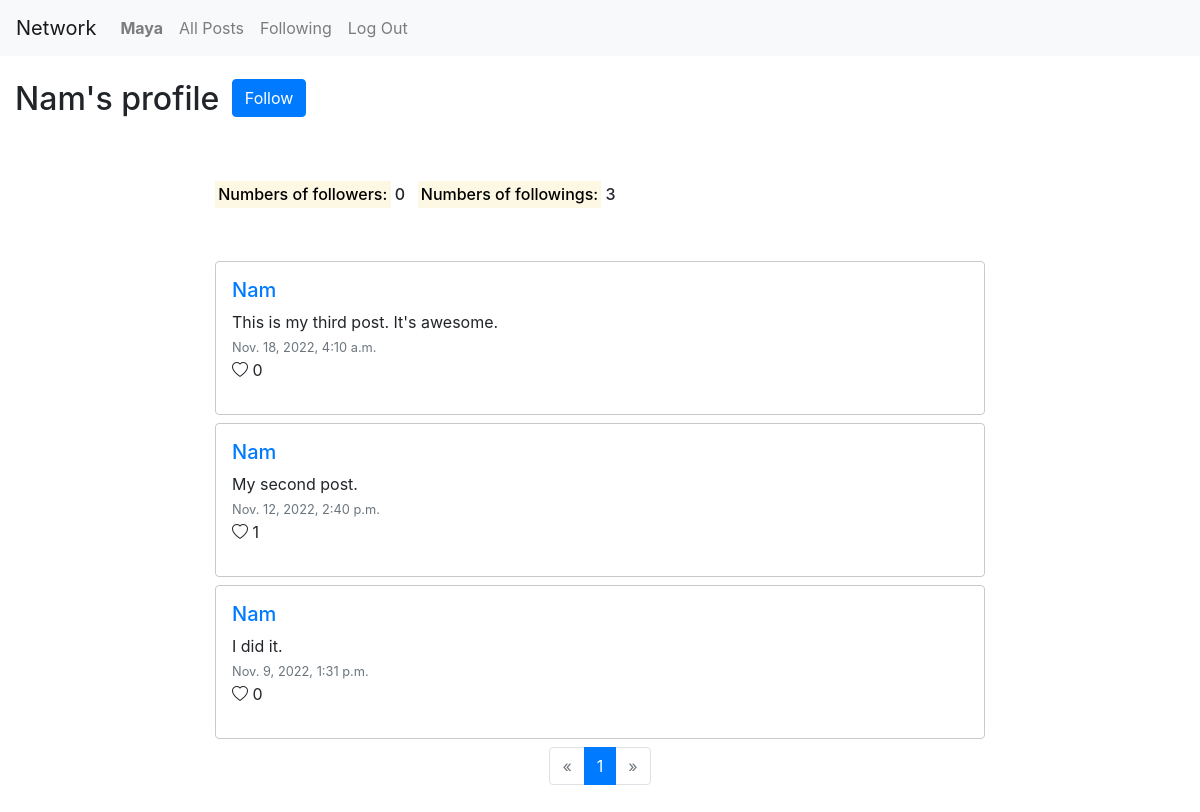
The app's page /profile/Nam (signed in) with its own data.
### network/models.py (models this page shows, shortened)
class User(AbstractUser):
    pass

class FollowList(models.Model):
    user = models.ForeignKey('User', on_delete=models.CASCADE, related_name='user')
    followings = models.ManyToManyField('User', related_name='followings', blank=True)
    followers = models.ManyToManyField('User', related_name='followers', blank=True)

class Post(models.Model):
    poster = models.ForeignKey('User', on_delete=models.CASCADE, related_name='poster')
    content = models.TextField()
    date_created = models.DateTimeField(default=timezone.now)
    fan = models.ManyToManyField('User', related_name='likes', blank=True)

### network/views.py (the view)
# urls.py: path("profile/<str:poster_name>", views.profile, name="profile"),
@login_required
def profile(request, poster_name):
    poster_id = User.objects.filter(username=poster_name).first()
    posts = Post.objects.filter(poster=poster_id).order_by('date_created').reverse()
    try:
        follow_list = FollowList.objects.get(user=request.user)
    except FollowList.DoesNotExist:
        follow_list = None
    try:
        poster_follow_list = FollowList.objects.get(user=poster_id)
    except FollowList.DoesNotExist:
        poster_follow_list = None
    paginator = Paginator(posts, 10)
    page_number = request.GET.get('page')
    page_obj = paginator.get_page(page_number)
    return render(request, "network/profile.html", {
        'poster_id': poster_id,
        'page_obj': page_obj,
        'poster': poster_name,
        'follow_list': follow_list,
        'poster_follow_list': poster_follow_list,
        'form': NewPostForm()
    })

### network/templates/network/profile.html (shortened to what this page needs)
{% extends "network/layout.html" %}
{% block body %}
    <ul class="list-inline">
        <li class="list-inline-item">
            <h2 class="my-4">{{ poster }}'s profile</h2>
        </li>
        <li class="list-inline-item">
            {% if poster != request.user.username %}
                {% if follow_list is None or poster_id not in follow_list.followings.all %}
                <form action="{% url 'toggle_follow' poster %}" method="post">
                    <button type="submit" class="btn btn-primary mb-3 border-primary">Follow</button>
                </form>
                {% else %}
                <form action="{% url 'toggle_follow' poster %}" method="post">
                    {% csrf_token %}
                    <button type="submit" class="btn btn-danger mb-3 border-danger">Unfollow</button>
                </form>
                {% endif %}
            {% endif %}
        </li>
    </ul>
    <div class="row">
        <div class="col-lg-8 offset-lg-2 mt-4">
             <ul class="list-inline">
                <li class="list-inline-item h6">
                    <mark>Numbers of followers:</mark> {{ poster_follow_list.followers.count }}
                </li>
                <li class="list-inline-item h6">
                    <mark>Numbers of followings:</mark> {{ poster_follow_list.followings.count }}
                </li>
            </ul>
            <div class="my-5">
                {% include "network/posts.html" %}
        </div>
    </div>
{% endblock %}

### network/templates/network/layout.html (shortened to what this page needs)
{% load static %}
<!DOCTYPE html>
<html lang="en">
    <head>
        <link rel="stylesheet" href="https://stackpath.bootstrapcdn.com/bootstrap/4.4.1/css/bootstrap.min.css">
        <link rel="stylesheet" href="https://cdn.jsdelivr.net/npm/bootstrap-icons@1.8.3/font/bootstrap-icons.css" />
        <link href="{% static 'network/styles.css' %}" rel="stylesheet">
    </head>
    <body>
        <nav class="navbar navbar-expand-lg navbar-light bg-light">
            <a class="navbar-brand" href="#">Network</a>
            <div>
              <ul class="navbar-nav mr-auto">
                {% if user.is_authenticated %}
                    <li class="nav-item">
                        <a class="nav-link" href="{% url 'profile' user.username %}"><strong>{{ user.username }}</strong></a>
                    </li>
                {% endif %}
                <li class="nav-item">
                  <a class="nav-link" href="{% url 'index' %}">All Posts</a>
                </li>
                {% if user.is_authenticated %}
                    <li class="nav-item">
                        <a class="nav-link" href="{% url 'following' %}">Following</a>
                    </li>
                    <li class="nav-item">
                        <a class="nav-link" href="{% url 'logout' %}">Log Out</a>
                    </li>
                {% endif %}
              </ul>
            </div>
          </nav>
        <div class="body container-fluid">
            {% block body %}
            {% endblock %}
        </div>
    </body>
</html>

### network/templates/network/posts.html (shortened to what this page needs)
<div>
    {% for post in page_obj %}
    <div class="border rounded my-2 p-3 block-post" id="post-{{ post.id }}">
        <a href="{% url 'profile' post.poster %}"><h5>{{ post.poster }}</h5></a>
        <div id="post-details-{{ post.id }}">
            <ul class="list-unstyled">
                <li id="post-content-{{ post.id }}">{{ post.content }}</li>
                <li><small class="text-muted">{{ post.date_created }}</small></li>
                {% if post.poster != request.user %}
                    {% if post.fan is None or request.user not in post.fan.all %}
                    <li class="fan-{{ post.id }}"><i class="bi bi-heart" id="heart-empty" data-id="{{ post.id }}" data-action="like"></i> {{ post.fan.count }} </li>
                    {% else %}
                    <li class="fan-{{ post.id }}"><i class="bi bi-heart-fill" id="heart-fill" data-id="{{ post.id }}" data-action="unlike"></i> {{ post.fan.count }} </li>
                    {% endif %}
                {% else %}
                <li class="fan-{{ post.id }} disabled-icon"><i class="bi bi-heart" id="heart-empty" data-id="{{ post.id }}" data-action="like"></i> {{ post.fan.count }} </li>
                {% endif %}
            </ul>
        </div>
    </div>
    {% endfor %}
    <nav aria-label="Page navigation">
        <ul class="pagination justify-content-center">
            {% if page_obj.has_previous %}
            <li class="page-item">
                <a class="page-link" href="?page={{ page_obj.previous_page_number }}" aria-label="Previous">
                    <span aria-hidden="true">&laquo;</span>
                </a>
            </li>
            {% else %}
            <li class="page-item disabled">
                <a class="page-link" href="#" aria-label="Previous">
                    <span aria-hidden="true">&laquo;</span>
                </a>
            </li>
            {% endif %}
            {% for i in page_obj.paginator.page_range %}
                {% if i == page_obj.number %}
                <li class="page-item active">
                    <a class="page-link" href="?page={{ i }}">{{ i }}
                    </a>
                </li>
                {% else %}
                <li class="page-item">
                    <a class="page-link" href="?page={{ i }}">{{ i }}</a>
                </li>
                {% endif %}
            {% endfor %}
            {% if page_obj.has_next %}
            <li class="page-item">
                <a class="page-link" href="?page={{ page_obj.next_page_number }}" aria-label="Next">
                    <span aria-hidden="true">&raquo;</span>
                </a>
            </li>
            {% else %}
            <li class="page-item disabled">
                <a class="page-link" href="#" aria-label="Next">
                    <span aria-hidden="true">&raquo;</span>
                </a>
            </li>
            {% endif %}
        </ul>
    </nav>

### network/static/network/styles.css (style rules this page uses)
.block-post { border-color: rgb(202, 200, 200) !important; clear: both; }

### records on screen
User: username "Maya"
User: username "Nam"
FollowList: followers.count "0", followings.count "3"
Post: poster "Nam", content "This is my third post. It's awesome.", date_created "Nov. 18, 2022, 4:10 a.m.", fan.count "0"
Post: poster "Nam", content "My second post.", date_created "Nov. 12, 2022, 2:40 p.m.", fan.count "1"
Post: poster "Nam", content "I did it.", date_created "Nov. 9, 2022, 1:31 p.m.", fan.count "0"

### other values on screen
{{ i }} "1"
